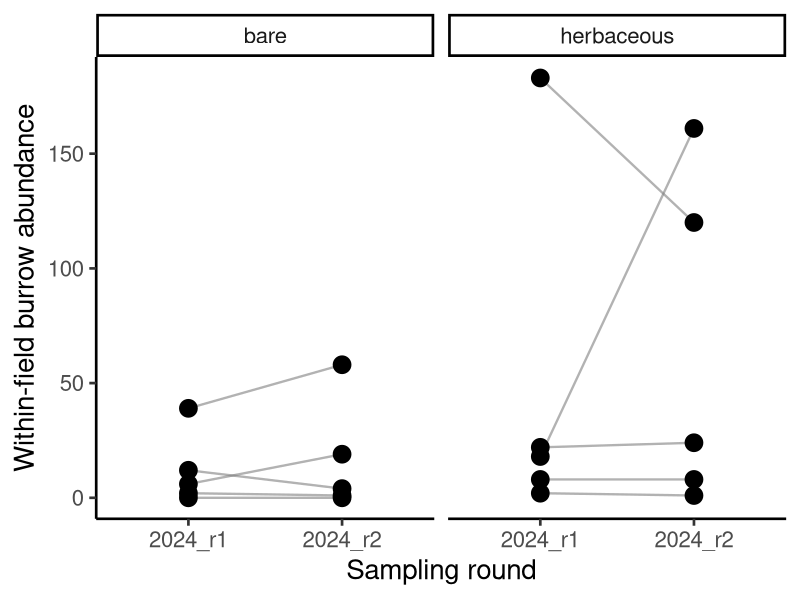
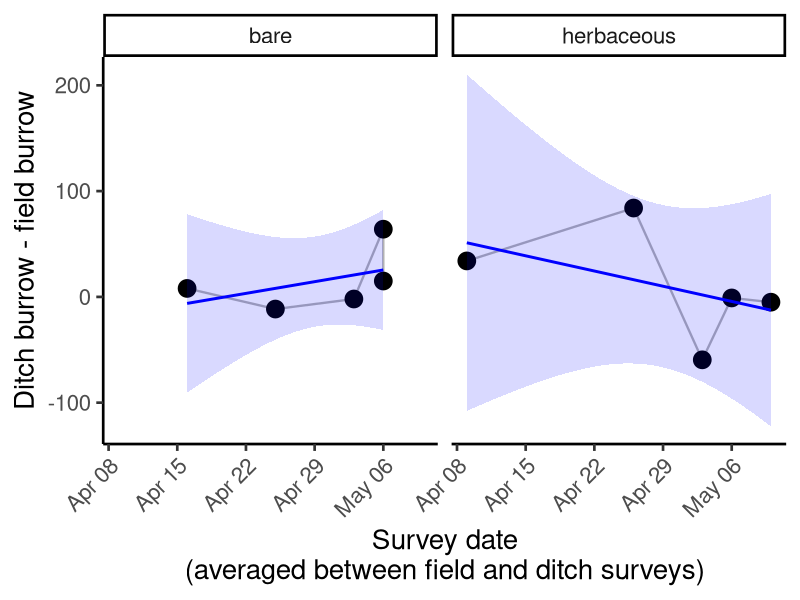
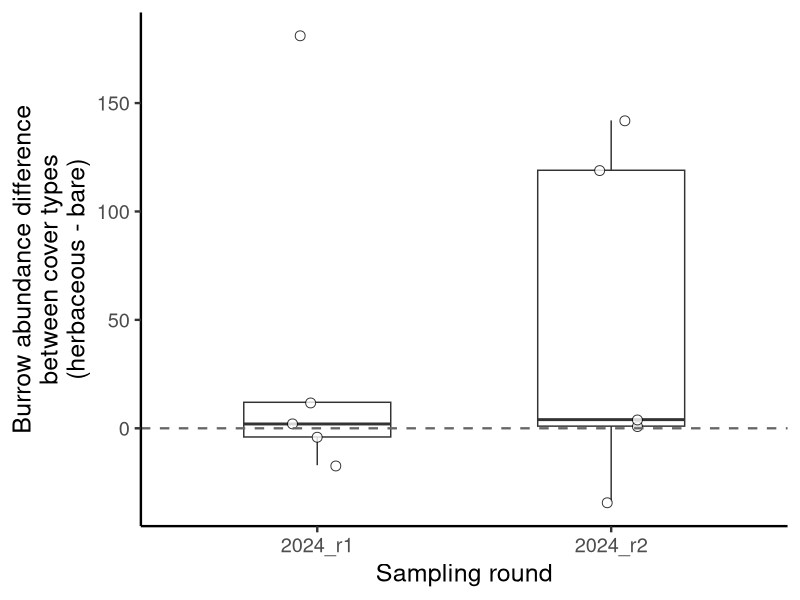
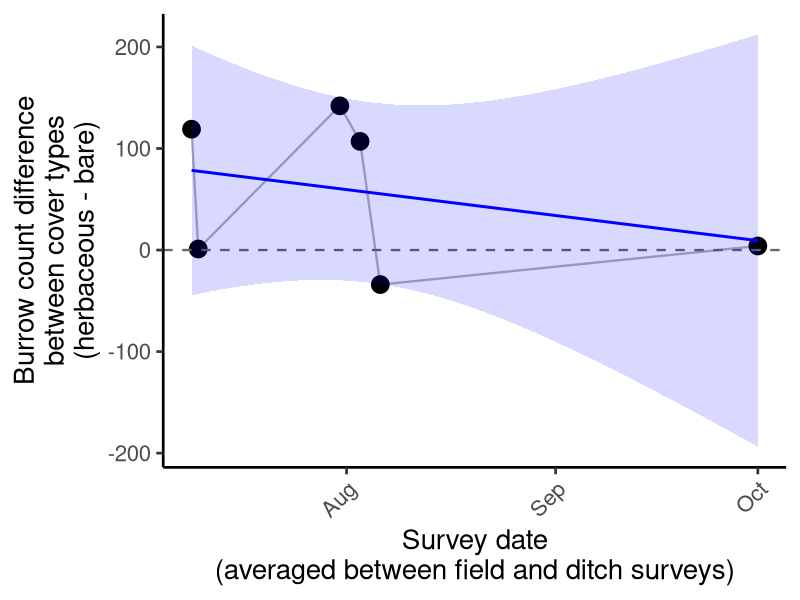

Generate these figures, in order, with R:
## ---- chunk 1
knitr::opts_chunk$set(echo = TRUE)
knitr::opts_knit$set(root.dir = "~/Library/CloudStorage/OneDrive-UBC/MSc/12_analysis/rodent-bee-blueberry")
## ---- chunk 2
#load package
library(tidyverse)   #data manipulation, visualization etc. (dplyr, ggplot2, tidyr)
library(lubridate) #date <-> julian date


#read in data
rodent <- read.csv("06_cleandata/rodent_cleanv2.csv")

#add plot type
rodent <- rodent %>%
  mutate(plot_type = if_else(plot_id == "d", "ditch", "field")) %>%
  mutate(plot_type = as.factor(plot_type)) 

#correct round names
rodent <- rodent %>%
  filter(round != "") %>%
  # change r4 to r2
  mutate(round = ifelse(round == "2024_r4", "2024_r2", round))

#check
unique(rodent$round)

#Add area names to dataset
site_info <- read.csv("06_cleandata/site_info_clean.csv")

rodent <- rodent %>%
  left_join(site_info %>% dplyr::select(site_id, area, cover_type), by = c("site_id")) %>%
  mutate(area = ifelse(area == "pittmeadows_1", "pittmeadows", area)) %>%
  mutate(area = ifelse(area == "surrey_1", "surrey", area))


#load date data
rodent_dates_dVf <- read.csv("06_cleandata/rodent_dates_dVf.csv")

rodent_dates_fVb <- read.csv("06_cleandata/rodent_dates_fVb.csv")
## ---- chunk 3
#create vector for site names
site_names <- c("bates_57b", "bks_56", "chong_68", "bks_68", "chong_96", "bks_96", "gwb_neaves", "bks_neaves", "avtar_168", "surjit_168", "sandhu_ladnertrunk", "lbf_ladnertrunk")

#create vector for round numbers
round <-c("2024_r1", "2024_r2")


#combine vectors into dataframe 
samples_plot <- tibble(site = site_names) %>%
  expand_grid(round)

#remove rows from 2024 NS bee round and 2024 R1 veg for Sandhu farms and LBF farms (not sampled during that round)
surveys <- samples_plot %>%
  filter(!(site == "sandhu_ladnertrunk" & round == "2024_r1"))
surveys <- surveys %>%
  filter(!(site == "lbf_ladnertrunk" & round == "2024_r1"))

#rename site column
surveys <- surveys %>%
  rename(site_id = site)

#add area and cover type to df
surveys <- surveys %>%
  left_join(site_info %>% select(site_id, area, cover_type), by = c("site_id"))

#update cover type categories
surveys <- surveys %>%
   mutate(
     cover_type = as.factor(cover_type),
     cover_type = fct_recode(cover_type, "bare" = "bare", "herbaceous" = "grass")
   )

## ---- chunk 4
#filter rodent data to only within field, 
rodent_field <- rodent %>%
  filter(plot_type == "field") 

#create summary dataframe for rodent data
rodent_summary <- rodent_field %>%
  group_by(site_id, round) %>%
  summarise(num_burrows = n(), .groups = "drop") ##drop the groupings

#Add number of burrows to surveys dataframe
surveys <- surveys %>%
  left_join(rodent_summary, by = c("site_id", "round")) %>%
   mutate(num_burrows = replace_na(num_burrows, 0))

#remove sandhu ladnertrunk and lbf ladnertrunk since they were only recorded in r2
surveys <- surveys %>%
  filter(!(site_id == "sandhu_ladnertrunk"))
surveys <- surveys %>%
  filter(!(site_id == "lbf_ladnertrunk"))

#create bare vs grass surveys dfs
bare_surveys <- surveys %>%
  filter(cover_type == "bare")
  
grass_surveys <- surveys %>%
  filter(cover_type == "herbaceous")
## ---- chunk 5
# Plotting the trajectories
ggplot(surveys, aes(x = round, y = num_burrows, group = site_id)) +
  # 1. Draw the connecting lines first so they sit behind the points
  geom_line(color = "grey50", alpha = 0.6, size = 0.8) +
  
  # 2. Draw the points on top (using shape = 21 so they can take a 'fill' color)
  geom_point(shape = 21, size = 5, fill = "black", stroke = 1) +
  labs(
    x = "Sampling round",
    y = "Within-field burrow abundance",
    fill = "Cover type"
  ) +
  # 3. Split into panels by cover type
  facet_wrap(~cover_type) +
  theme_classic(base_size = 20)

## ---- chunk 6
#All sites
#check significance using paired wilcoxon signed-rank test
#Reshape data to wide format (one row per site, columns for R1 and R4)
rodent_wide <- surveys %>%
  pivot_wider(
    id_cols = c(site_id, cover_type, area), 
    names_from = round, 
    values_from = num_burrows,
    values_fill = 0 # If a site had no burrows in a round, it's a 0
  )

# 2. Run the paired test
wilcox.test(rodent_wide$`2024_r1`, rodent_wide$`2024_r2`, paired = TRUE)
##p=0.6236. We fail to reject the null hypothesisi that true location shift is equal to zero. 
##Therefore, we did not find a significant change in rodent burrow abundance over the course of the season.

#bare sites
rodent_wide_bare <- rodent_wide %>%
  filter(cover_type == "bare")
# 2. Run the paired test
wilcox.test(rodent_wide_bare$`2024_r1`, rodent_wide_bare$`2024_r2`, paired = TRUE)
##p=0.5839. We fail to reject the null hypothesisi that true location shift is equal to zero. 
##Therefore, we did not find a significant change in rodent burrow abundance over the course of the season.

#herbaceous sites
rodent_wide_herb <- rodent_wide %>%
  filter(cover_type == "herbaceous")
# 2. Run the paired test
wilcox.test(rodent_wide_herb$`2024_r1`, rodent_wide_herb$`2024_r2`, paired = TRUE)
##p=0.8551. We fail to reject the null hypothesisi that true location shift is equal to zero. 
##Therefore, we did not find a significant change in rodent burrow abundance over the course of the season.

## ---- chunk 7
#calculate number of burrows in ditch and average number of burrows in field plots at each site 
#create vector for site names not "sandhu_ladnertrunk" and "lbf_ladnertrunk" since they were not sampled during that round
site_names2 <- c("bates_57b", "bks_56", "chong_68", "bks_68", "chong_96", "bks_96", "gwb_neaves", "bks_neaves", "avtar_168", "surjit_168")

#create vector for plot type
plot_type <-c("ditch", "field")


#combine vectors into dataframe 
samples_plot2 <- tibble(site_id = site_names2) %>%
  expand_grid(plot_type)

#add area and cover type
samples_plot2 <- samples_plot2 %>%
  left_join(site_info %>% select(site_id, area, cover_type), by = c("site_id"))

#fix cover type formatting
surveys2 <- samples_plot2 %>%
   mutate(
     cover_type = as.factor(cover_type),
     cover_type = fct_recode(cover_type, "bare" = "bare", "herbaceous" = "grass")
   )

#add sampling date
site_dates <- rodent_dates_dVf %>%
  group_by(site_id, plot_type) %>%
  summarise(
    date = first(date), #select first date for each site/plot type combo so that there is one date for field and one for bare for each site within this round
    .groups = "drop"
  )
surveys2 <- surveys2 %>%
  # Pull the dates in by matching site_id
  left_join(site_dates, by = c("site_id", "plot_type"))

## ---- chunk 8
#filter to round 1 data (since that has ditch and within field measurements)
rodent_r1 <- rodent %>%
  filter(round == "2024_r1")

#create summary dataframe for rodent data
rodent_summary2 <- rodent_r1 %>%
  group_by(site_id, plot_id, plot_type) %>% ##first calculate number of burrows in each plot (p1, p2, d)
  summarise(num_burrows = n(), .groups = "drop") %>%
  group_by(site_id, plot_type) %>% ##then calculate average burrows with each plot type (f vs d)
  summarise(avg_burrows = mean(num_burrows), .groups = "drop")

#Add number of burrows to surveys dataframe
surveys2 <- surveys2 %>%
  left_join(rodent_summary2, by = c("site_id", "plot_type")) %>%
   mutate(avg_burrows = replace_na(avg_burrows, 0))


## ---- chunk 9
burrow_differences <- surveys2 %>%
  # Keep only the columns needed for this calculation
  select(site_id, cover_type, plot_type, avg_burrows) %>%
  
  # Pivot plot_type values (ditch, field) into their own columns
  pivot_wider(
    names_from = plot_type, 
    values_from = avg_burrows
  ) %>%
  
  # Calculate the difference (e.g., Ditch minus Field)
  mutate(
    ditch_field_diff = ditch - field
  )

#add date to dataframe
# Pivot your dates wide so each site has exactly one row for each site
site_dates_wide <- site_dates %>%
  mutate(plot_type = paste0("date_", plot_type)) %>% # turns into "date_ditch" and "date_field"
  pivot_wider(names_from = plot_type, values_from = date)

# Join it to your differences dataframe
burrow_differences <- burrow_differences %>%
  left_join(site_dates_wide, by = "site_id") %>%
  mutate(date_ditch = as.Date(date_ditch),
         date_field = as.Date(date_field)) %>%
  mutate(avg_date = pmin(date_ditch, date_field) + (abs(date_ditch - date_field) / 2))

range(burrow_differences$date_ditch) ##april 17-may 6
range(burrow_differences$date_field) ##april 1 - may 23
## ---- chunk 10
# Plotting the trajectories
ggplot(burrow_differences, aes(x = avg_date, y = ditch_field_diff)) +
  geom_line(color = "grey50", alpha = 0.6, size = 0.8) +
  geom_point(shape = 21, size = 5, fill = "black", stroke = 1) +
  labs(
    x = "Survey date\n(averaged between field and ditch surveys)",
    y = "Ditch burrow - field burrow",
    fill = "Cover type"
  ) +
  geom_smooth(method = "lm", color = "blue", fill = "blue", alpha = 0.15, se = TRUE) +
  # 3. Split into panels by cover type
  facet_wrap(~cover_type) +
  theme_classic(base_size = 20) +
  theme(axis.text.x = element_text(angle = 45, vjust = 1, hjust = 1))
## ---- chunk 11
#filter for each cover type
bare_diffs <- burrow_differences %>% filter(cover_type == "bare")
grass_diffs <- burrow_differences %>% filter(cover_type == "herbaceous")

# Non-parametric trend test
cor.test(~ ditch_field_diff + as.numeric(avg_date), data = bare_diffs, method = "kendall")
##tau = 0.53, p = 0.2065
cor.test(~ ditch_field_diff + as.numeric(avg_date), data = grass_diffs, method = "kendall")
##tau = -0.4, p = 0.4833
## ---- chunk 12
#create vector for site names not "sandhu_ladnertrunk" and "lbf_ladnertrunk" since they were not sampled during round 1
site_names2 <- c("bates_57b", "bks_56", "chong_68", "bks_68", "chong_96", "bks_96", "gwb_neaves", "bks_neaves", "avtar_168", "surjit_168")

#create vector for round
round <-c("2024_r1", "2024_r2")


#combine vectors into dataframe 
samples_plot3 <- tibble(site_id = site_names2) %>%
  expand_grid(round)

#add area and cover type
samples_plot3 <- samples_plot3 %>%
  left_join(site_info %>% select(site_id, area, cover_type), by = c("site_id")) %>%
  mutate(area = ifelse(area == "pittmeadows_1", "pittmeadows", area)) %>%
  mutate(area = ifelse(area == "surrey_1", "surrey", area))

#correct cover type formatting
surveys3 <- samples_plot3 %>%
   mutate(
     cover_type = as.factor(cover_type),
     cover_type = fct_recode(cover_type, "bare" = "bare", "herbaceous" = "grass")
   )
## ---- chunk 13
#filter to within-field data 
rodent_field <- rodent %>%
  filter(plot_type == "field")

#create summary dataframe for rodent data
rodent_summary3 <- rodent_field %>%
  group_by(site_id, cover_type, area, round) %>%
  summarise(num_burrows = n(), .groups = "drop")

#fix covertype formatting
rodent_summary3 <- rodent_summary3 %>%
   mutate(
     cover_type = as.factor(cover_type),
     cover_type = fct_recode(cover_type, "bare" = "bare", "herbaceous" = "grass")
   )

#Add number of burrows to surveys dataframe
surveys3 <- surveys3 %>%
  left_join(rodent_summary3, by = c("site_id", "area", "cover_type", "round")) %>%
   mutate(num_burrows = replace_na(num_burrows, 0))
## ---- chunk 14
burrow_differences_covertype <- surveys3 %>%
  # Keep only the columns needed for this calculation
  select(area, cover_type, round, num_burrows) %>%
  
  # Pivot plot_type values (ditch, field) into their own columns
  pivot_wider(
    names_from = cover_type, 
    values_from = num_burrows
  ) %>%
  
  # Calculate the difference (grass minus bare)
  mutate(
    herb_bare_diff = herbaceous - bare
  )
## ---- chunk 15
ggplot(burrow_differences_covertype, aes(x = round, y = herb_bare_diff)) +
  geom_boxplot(alpha = 0.7, outlier.shape = NA, width = 0.5) +
  # 2. Add jittered points so you can see the individual 'area' blocks
  geom_jitter(width = 0.1, size = 3, alpha = 0.8, color = "black", shape = 21, fill = "white") +
  # 3. Add a reference line at 0 (where herbaceous count == bare count)
  geom_hline(yintercept = 0, linetype = "dashed", color = "grey40", linewidth = 0.8) +
  labs(
    x = "Sampling round",
    y = "Burrow abundance difference\nbetween cover types\n(herbaceous - bare)"
  ) +
  # Using a clean theme and removing the redundant legend
  theme_classic(base_size = 18) 
## ---- chunk 16
#filter to r2
rodent_r2 <- rodent %>%
  filter(round == "2024_r2")

#calculate number of burrows per site
rodent_summary4 <- rodent_r2 %>%
  group_by(site_id) %>%
  summarise(num_burrows = n(), .groups = "drop")
## ---- chunk 17
samples_plot4 <- tibble(site_id = site_names)

#add area and cover type
samples_plot4 <- samples_plot4 %>%
  left_join(site_info %>% select(site_id, area, cover_type), by = c("site_id")) %>%
  mutate(area = ifelse(area == "pittmeadows_1", "pittmeadows", area)) %>%
  mutate(area = ifelse(area == "surrey_1", "surrey", area))


#join burrow numbers to site names df
rodent_summary4 <- samples_plot4 %>%
  left_join(rodent_summary4, by = c("site_id")) %>%
   mutate(num_burrows = replace_na(num_burrows, 0))

#correct cover type formatting
rodent_summary4 <- rodent_summary4 %>%
   mutate(
     cover_type = as.factor(cover_type),
     cover_type = fct_recode(cover_type, "bare" = "bare", "herbaceous" = "grass")
   )

## ---- chunk 18
burrow_differences_covertype_time <- rodent_summary4 %>%
  select(area, cover_type, num_burrows) %>%
  # Pivot cover_type values into their own columns
  pivot_wider(
    names_from = cover_type, 
    values_from = num_burrows
  ) %>%
  
  # Calculate the difference (e.g., Ditch minus Field)
  mutate(
    herb_bare_diff = herbaceous - bare
  )
## ---- chunk 19
#find average date between grassy and bare sites
site_dates2 <- rodent_dates_fVb %>% #use floral vs burrow dataframe
  group_by(site_id) %>%
  summarise(
    date = first(date), #select first date for each site (p1)
    .groups = "drop"
  )

#add area and cover type
site_dates2 <- site_dates2 %>%
  left_join(site_info %>% select(site_id, area, cover_type), by = c("site_id")) %>%
  mutate(area = ifelse(area == "pittmeadows_1", "pittmeadows", area)) %>%
  mutate(area = ifelse(area == "surrey_1", "surrey", area))

#correct cover type formatting
site_dates2 <- site_dates2 %>%
   mutate(
     cover_type = as.factor(cover_type),
     cover_type = fct_recode(cover_type, "bare" = "bare", "herbaceous" = "grass")
   )

# Pivot your dates wide so each site has exactly one row for each area
site_dates_wide2 <- site_dates2 %>%
  select(area, cover_type, date) %>%
  mutate(cover_type = paste0("date_", cover_type)) %>% # turns into "date_ditch" and "date_field"
  pivot_wider(names_from = cover_type, values_from = date)

#join to burrow differences df
burrow_differences_covertype_time <- burrow_differences_covertype_time %>%
  # Pull the dates in by matching site_id
  left_join(site_dates_wide2, by = c("area")) %>%
  mutate(date_herbaceous = as.Date(date_herbaceous),
         date_bare = as.Date(date_bare)) %>%
  mutate(avg_date = pmin(date_herbaceous, date_bare) + (abs(date_herbaceous - date_bare) / 2))
## ---- chunk 20
ggplot(burrow_differences_covertype_time, aes(x = avg_date, y = herb_bare_diff, group = 1)) +
  geom_line(color = "grey50", alpha = 0.6, size = 0.8) +
  geom_point(shape = 21, size = 5, fill = "black", stroke = 1) +
  labs(
    x = "Survey date\n(averaged between field and ditch surveys)",
    y = "Burrow count difference\nbetween cover types\n(herbaceous - bare)"
  ) +
  geom_hline(yintercept = 0, linetype = "dashed", color = "grey40", linewidth = 0.8) +
  geom_smooth(method = "lm", color = "blue", fill = "blue", alpha = 0.15, se = TRUE) +
  theme_classic(base_size = 20) +
  theme(axis.text.x = element_text(angle = 45, vjust = 1, hjust = 1))
## ---- chunk 21
# Non-parametric trend test
cor.test(~ herb_bare_diff + as.numeric(as.Date(avg_date)), data = burrow_differences_covertype_time, method = "kendall")
##tau = -0.33, p = 0.4694
